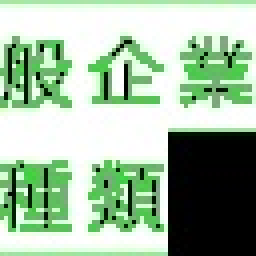
#> input picture OneDrive/Desktop/Anki-auto/Dataset/template_img/word_9_crop.jpg, 64 x 64 px (shown 4 times larger)
$ python -i utils.py   (imports and definitions only)
#> lines starting #> are read from the running program, lines starting #| are printed output that depends on the picture; after the words box and inside, x2 and y2 are one past the last pixel; in counts of white or black regions, pixels touching at a corner belong together
import json

import cv2
from PIL import Image, ImageEnhance, ImageFilter
import numpy as np

import requests

#-------文件读写--------

def load_json(file_path):
    with open(file_path, 'r') as f:
        data = json.load(f)
    return data

def save_json(data, file_path):
    with open(file_path, 'w') as f:
        json.dump(data, f, indent=4)

#-------文本检测与识别前的图片预处理-------

class PreprocessImage():
    def __init__(self, init_img_path):
#> called with init_img_path = '../Dataset/template_img/word_9_crop.jpg'
        self.img_path = init_img_path
        self.img = cv2.imread(self.img_path)
#> self.img is the input picture: shape (64, 64, 3); mean B, G, R 160.8, 187.5, 161
        if self.img is None:
            raise FileNotFoundError(f"图像文件'{self.img_path}'不存在")

    #行分割
    def segment_lines(self):
        image = self.img
        gray = cv2.cvtColor(image, cv2.COLOR_BGR2GRAY)
        _, binary = cv2.threshold(gray, 0, 255, cv2.THRESH_BINARY_INV + cv2.THRESH_OTSU)

        # 垂直投影
        vertical_projection = np.sum(binary, axis=1)

        # 找到行的上下边界
        rows = np.where(vertical_projection > 0)[0]
        line_segments = []
        start = rows[0]
        for end in np.hstack((np.array(np.where(np.diff(rows) > 1)).flatten(), rows[-1])):
            line_segments.append((start, end))
            start = end + 1

        # 分割出每行文本
        lines = []
        for i, (start, end) in enumerate(line_segments):
            line = image[start:end, :]
            lines.append(line)
            out_path = f'C:\\Users\\chait\\Desktop\\Anki-auto\\template_img\\line_{i}.jpg'
            cv2.imwrite(out_path, line)

        return lines

    #将原图转为只有绿色的图
    def get_green_img(self):
        #转换图片通道从BGR到HSV
        img = Image.open(self.img_path)
        img = np.array(img.convert('RGB'))

        hsv = cv2.cvtColor(img, cv2.COLOR_BGR2HSV)
#> hsv: shape (64, 64, 3); mean H, S, V 60, 61, 187.8

        #定义HSV中绿色的范围
        lower_green = np.array([40,50,40])
        upper_green = np.array([80, 255, 255])
        #lower_green = np.array([60,255,255])
        #upper_green = np.array([60, 255, 255])
        # 颜色过滤，得到只包含绿色的区域的掩模
        mask = cv2.inRange(hsv, lower_green, upper_green)
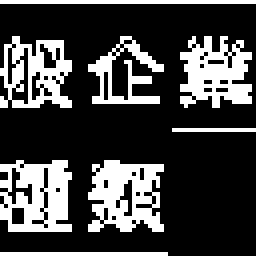
#> mask: shape (64, 64) (shown 4 times larger); 26.7% white in thin lines or dots


        # 通过掩模获取原图中的绿色区域
        green_img = cv2.bitwise_and(img, img, mask=mask)  #bitwise_and函数是对二进制数据进行“与”操作，如255 的二进制表示： 11111111 210 的二进制表示： 11010010 按位与操作结果：   11010010 (即十进制 210)
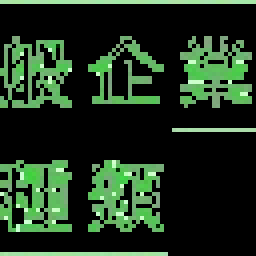
#> green_img: shape (64, 64, 3) (shown 4 times larger); mean R, G, B 30.6, 51, 30.5

        cv2.imwrite('./template_img/word.jpg', green_img)

        return green_img, mask

    #把图片裁成多个只有绿色的部分的小图片
    def get_word_img(self):

        green_img, mask = self.get_green_img()

        low_green = np.array([60,255,255])
        high_green = np.array([60, 255, 255])

        contours,_ = cv2.findContours(mask, cv2.RETR_EXTERNAL, cv2.CHAIN_APPROX_SIMPLE)
#> contours = 8 contours, 3 with area under 20; largest, box (x1, y1, x2, y2) and area: (0, 40, 18, 58) 242, (22, 40, 41, 58) 224, (0, 9, 18, 27) 212, (45, 9, 63, 27) 184, (22, 9, 41, 26) 78
        for i, contours in enumerate(contours):
            x, y, w, h = cv2.boundingRect(contours)

            crop_img = green_img[y:y+h, x:x+w]

            crop_hsv = cv2.cvtColor(crop_img, cv2.COLOR_BGR2HSV)

            mask_green = cv2.inRange(crop_hsv, low_green, high_green)
            mask_non_green = cv2.bitwise_not(mask_green)
            white_background = np.ones_like(crop_img, dtype=np.uint8) * 255
            result_img = cv2.bitwise_and(crop_img, crop_img, mask=mask_non_green)
            crop_img = cv2.add(result_img, cv2.bitwise_and(white_background, white_background, mask=mask_green))

            gray_img = cv2.cvtColor(crop_img, cv2.COLOR_BGR2GRAY)
            _, binary_img = cv2.threshold(gray_img, 0, 255, cv2.THRESH_BINARY | cv2.THRESH_OTSU)

            cv2.imwrite(f'./template_img/word_{i}_binary.jpg', binary_img)
            cv2.imwrite(f'./template_img/word_{i}_crop.jpg', crop_img)
#> this loop made 8 passes
#> (x, y, w, h) on passes 2, 3, 5, 6, 7: (22, 40, 19, 18), (0, 40, 18, 18), (45, 9, 18, 18), (22, 9, 19, 17), (0, 9, 18, 18)
#> (contours, x, y, w, h) on passes 1, 4, 8: ([[0, 63], [41, 63]], 0, 63, 42, 1), ([[43, 32], [63, 32]], 43, 32, 21, 1), ([[0, 0], [63, 0]], 0, 0, 64, 1)

>>> result = PreprocessImage('../Dataset/template_img/word_9_crop.jpg').get_word_img()
